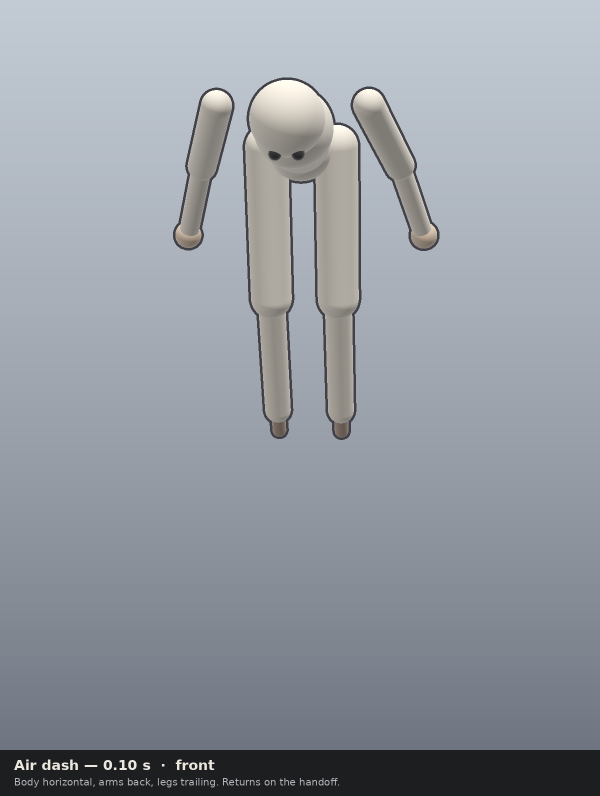
#> input picture Docs/AnimStills/airdash_front.png, 1200 x 1592 px, given in place of MegaGold.png, which was not available (shown at 1/2 size); the run also reads 1 picture not shown here
$ python render_screens2.py
#> lines starting #> are read from the running program, lines starting #| are printed output that depends on the picture; pictures that were not available may be replaced by others from this repository, and a replacement may not be noted
#!/usr/bin/env python3
"""Secondary-screen stills.

The runners are ArenaStill portraits of the posed Hier bake
(Docs/UiStills/hier-idle-N.tris), the same raster worker 1 uses for
the character cards. The menu chrome is composited from MenuHost's
colors, copy, and placement. Unity Editor is not installed here, so
MenuScreenCapture cannot enter play mode.
"""

import os
from PIL import Image, ImageDraw, ImageFont, ImageFilter, ImageEnhance

ROOT = os.path.abspath(os.path.join(os.path.dirname(__file__), "..", ".."))
OUT = os.path.join(ROOT, "Docs", "UiStills", "screens2", "pass16")
FIG = os.path.join(OUT, "figures")
W, H = 1920, 1080

INK = (10, 18, 41)
NAVY = (15, 41, 102)
PANEL = (20, 82, 219)
HOT = (51, 148, 255)
GOLD = (255, 214, 31)
CREAM = (255, 250, 235)
MUTE = (199, 224, 255)
STROKE = (5, 10, 26)

BODY = {
    "Red": (224, 56, 61),
    "Blue": (107, 173, 235),
    "Orange": (240, 107, 36),
    "Lavender": (179, 148, 224),
    "Tan": (230, 194, 133),
    "Mint": (107, 209, 179),
}
SEAT = [(242, 41, 56), (41, 115, 255), (255, 219, 31), (41, 209, 71)]

FONT_D = os.path.join(ROOT, "Assets", "UI", "Fonts", "Bangers-Regular.ttf")
FONT_B = os.path.join(ROOT, "Assets", "UI", "Fonts", "LiberationSans-Bold.ttf")
PARK = os.path.join(ROOT, "Assets", "Resources", "UI", "Menu", "MegaGold.png")
LOCK = os.path.join(ROOT, "Assets", "Resources", "UI", "Menu", "TagLockup.png")
HERO = {
    "Mega Park": os.path.join(ROOT, "Assets", "UI", "ArenaThumbs", "Mega.png"),
    "Pocket Park": os.path.join(ROOT, "Assets", "UI", "ArenaThumbs", "Pocket.png"),
    "Stack Yard": os.path.join(ROOT, "Assets", "UI", "ArenaThumbs", "Stack.png"),
}
def font(path, size):
    return ImageFont.truetype(path, size)


def mix(a, b, t):
    return tuple(int(a[i] + (b[i] - a[i]) * t) for i in range(3))


def lum(c):
    def f(u):
        u = u / 255.0
        return u / 12.92 if u <= 0.04045 else ((u + 0.055) / 1.055) ** 2.4
    r, g, b = f(c[0]), f(c[1]), f(c[2])
    return 0.2126 * r + 0.7152 * g + 0.0722 * b


def contrast(a, b):
    la, lb = lum(a), lum(b)
    hi, lo = (la, lb) if la > lb else (lb, la)
    return (hi + 0.05) / (lo + 0.05)


def rounded(draw, box, r, fill, outline=None, width=0):
    draw.rounded_rectangle(box, r, fill=fill, outline=outline, width=width)


def shadow(base, box, r=18, dy=8):
    layer = Image.new("RGBA", base.size, (0, 0, 0, 0))
    d = ImageDraw.Draw(layer)
    x0, y0, x1, y1 = box
    d.rounded_rectangle((x0, y0 + dy, x1, y1 + dy), r, fill=(0, 0, 0, 90))
    layer = layer.filter(ImageFilter.GaussianBlur(6))
    base.alpha_composite(layer)


def fit_text(draw, text, face_path, max_w, max_size, min_size, fill):
    size = max_size
    while size > min_size:
        f = font(face_path, size)
        if draw.textlength(text, font=f) <= max_w:
            return f
        size -= 1
    return font(face_path, min_size)


# [14 lines left out: function wrap, not called in this run]


def button(base, box, title, sub, hot, bar=None, right=24, inset=0):
    x0, y0, x1, y1 = box
    shadow(base, box)
    d = ImageDraw.Draw(base)
    fill = HOT if hot else PANEL
    rounded(d, box, 22, fill, GOLD if hot else STROKE, 6 if hot else 3)
    d.rectangle((x0 + 16, y0 + 8, x1 - 16, y0 + 16), fill=GOLD if hot else (255, 255, 255, 70))
    if bar is not None:
        d.rounded_rectangle((x0 + 14, y0 + 28, x0 + 26, y1 - 14), 4, fill=bar if not hot else INK)
    title_c = INK if hot else CREAM
    sub_c = INK if hot else MUTE
    left = (40 if bar is not None else 28) + inset
    tw = x1 - x0 - left - right
    if tw < 80:
        tw = 80
    box_h = y1 - y0
    # Rows of 108–128 match UiFit: stripe, title at y+24 size 40, sub at y+70 size 30.
    if box_h >= 108:
        title_size = 40
        sub_size = 30
        title_y = y0 + 24
        sub_y = y0 + 70
    else:
        title_size = 32
        sub_size = 20
        title_y = y0 + 20
        sub_y = title_y + title_size + 8
    tf = fit_text(d, title, FONT_D, tw, title_size, 26, title_c)
    d.text((x0 + left, title_y), title, font=tf, fill=title_c)
    if sub:
        size = sub_size
        sf = font(FONT_B, size)
        while size > 18 and d.textlength(sub, font=sf) > tw:
            size -= 1
            sf = font(FONT_B, size)
        if sub_y + size <= y1 - 4:
            d.text((x0 + left, sub_y), sub, font=sf, fill=sub_c)
    return contrast(title_c, fill)


def plate(base, box, fill=(8, 22, 58, 230)):
    shadow(base, box, 16, 6)
    d = ImageDraw.Draw(base)
    rounded(d, box, 24, fill, GOLD, 3)


def backdrop(alpha):
#> called with alpha = 0.5
    park = Image.open(PARK).convert("RGB").resize((W, H), Image.Resampling.LANCZOS)
    park = ImageEnhance.Brightness(park).enhance(0.72)
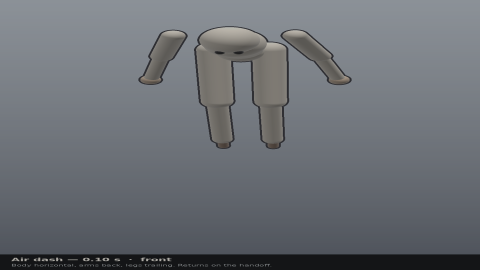
#> park: PIL image 1920x1080 RGB (shown at 1/4 size); mean R, G, B 106.3, 110.4, 116.1
    veil = Image.new("RGB", (W, H), (8, 24, 72))
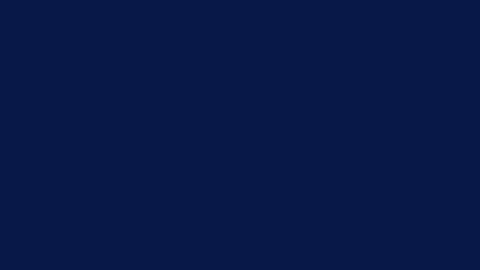
#> veil: PIL image 1920x1080 RGB (shown at 1/4 size); mean R, G, B 8, 24, 72
    img = Image.blend(park, veil, 1.0 - alpha)
    img = img.convert("RGBA")
#> img: PIL image 1920x1080 RGBA
    vig = Image.new("L", (W, H), 0)
#> vig: PIL image 1920x1080 L; every value is 0
    vd = ImageDraw.Draw(vig)
    vd.ellipse((-200, -80, W + 200, H + 220), fill=255)
    vig = vig.filter(ImageFilter.GaussianBlur(80))
    dark = Image.new("RGBA", (W, H), (2, 6, 18, 0))
    dd = ImageDraw.Draw(dark)
    dd.rectangle((0, 0, W, H), fill=(2, 6, 18, 150))
    mask = Image.eval(vig, lambda p: 255 - p)
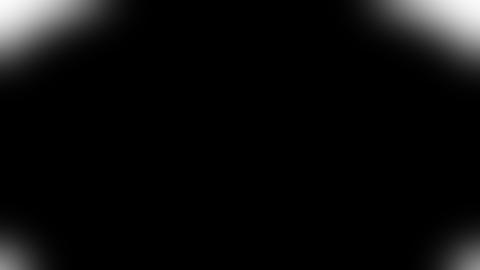
#> mask: PIL image 1920x1080 L (shown at 1/4 size); min 0, max 251, mean 12
    dark.putalpha(mask)
    img.alpha_composite(dark)
    return img


def header(img, title, banner):
#> called with title = 'Mode and rules'
    d = ImageDraw.Draw(img)
    lock = Image.open(LOCK).convert("RGBA")
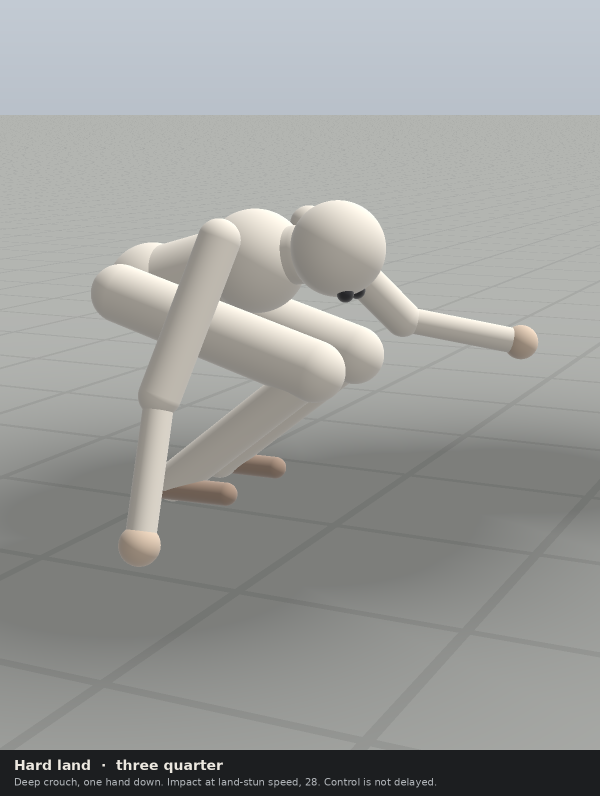
#> input picture Docs/AnimStills/land_hard_three_quarter.png, 1200 x 1592 px, given in place of TagLockup.png, which was not available (shown at 1/2 size)
    lock.thumbnail((220, 120), Image.Resampling.LANCZOS)
#> lock: PIL image 90x120 RGBA
    img.alpha_composite(lock, (70, 18))
    tf = font(FONT_D, 64)
    d.text((310, 28), title, font=tf, fill=GOLD)
    ok, bb = text_inside(d, (310, 28), title, tf, (300, 8, W - 40, 146))
#> ok = True; bb = (310, 39, 803, 89)
    if not ok:
        raise SystemExit("title clip %s %s" % (title, bb))
    if banner:
        bf = font(FONT_B, 28)
        tw = d.textlength(banner, font=bf)
#> tw = 1216.5
        pad = 18
        marks = banner == "Everyone Ready? Press Start"
        extra = 140 if marks else 0
        bx0 = 300
        rounded(d, (bx0, 94, bx0 + tw + pad * 2 + extra, 132), 10, NAVY)
        d.text((bx0 + pad, 96), banner, font=bf, fill=GOLD)
        if marks:
            gx = bx0 + pad + int(tw) + 12
            draw_glyph(d, "space", gx, 98)
            draw_glyph(d, "start", gx + 70, 100)
    d.rectangle((64, 148, W - 64, 154), fill=GOLD)


def footer(img, words=None):
    # Keyboard glyph and pad glyph together. Words are PadGlyph.Line for each.
    d = ImageDraw.Draw(img)
    labels = [
        "Arrows / Stick   move",
        "Space / A   confirm",
        "Esc / B   back",
    ]
    pairs = [("arrows", "stick"), ("space", "a"), ("esc", "b")]
    chip_w = 500
    gap = 16
    total = 3 * chip_w + 2 * gap
    x = (W - total) // 2
    y = H - 92
    for (g0, g1), word in zip(pairs, labels):
        box = (x, y, x + chip_w, y + 64)
        rounded(d, box, 14, (20, 41, 92), GOLD, 2)
        draw_glyph(d, g0, x + 12, y + 8)
        draw_glyph(d, g1, x + 78, y + 8)
        d.text((x + 136, y + 16), word, font=font(FONT_B, 22), fill=CREAM)
        x += chip_w + gap


def draw_glyph(d, kind, x, y):
    if kind == "arrows":
        # Same mark as MenuIcons.ArrowKeys: a key cap and a four-way arrow.
        rounded(d, (x, y, x + 64, y + 48), 8, (15, 26, 46))
        rounded(d, (x + 4, y + 4, x + 60, y + 44), 6, (245, 247, 255))
        ink = (15, 26, 51)
        d.polygon([(x + 32, y + 8), (x + 24, y + 18), (x + 40, y + 18)], fill=ink)
        d.polygon([(x + 32, y + 40), (x + 24, y + 30), (x + 40, y + 30)], fill=ink)
        d.polygon([(x + 10, y + 24), (x + 20, y + 16), (x + 20, y + 32)], fill=ink)
        d.polygon([(x + 54, y + 24), (x + 44, y + 16), (x + 44, y + 32)], fill=ink)
        d.rectangle((x + 28, y + 20, x + 36, y + 28), fill=ink)
    elif kind == "space":
        rounded(d, (x, y + 10, x + 62, y + 36), 6, CREAM)
        d.text((x + 8, y + 12), "space", font=font(FONT_B, 14), fill=INK)
    elif kind == "esc":
        rounded(d, (x, y + 6, x + 48, y + 40), 6, CREAM)
        d.text((x + 8, y + 10), "esc", font=font(FONT_B, 18), fill=INK)
    elif kind == "stick":
        # Same mark as MenuIcons.StickCap: cap, well, and the stick nub.
        d.ellipse((x + 4, y + 6, x + 52, y + 54), fill=(26, 36, 56))
        d.ellipse((x + 10, y + 12, x + 46, y + 48), fill=(209, 224, 245))
        d.ellipse((x + 24, y + 26, x + 32, y + 34), fill=(26, 36, 56))
        d.ellipse((x + 36, y + 2, x + 58, y + 24), fill=(15, 26, 51))
        d.ellipse((x + 40, y + 6, x + 54, y + 20), fill=CREAM)
    elif kind == "a":
        d.ellipse((x, y + 2, x + 44, y + 46), fill=(30, 170, 70))
        d.text((x + 12, y + 6), "A", font=font(FONT_D, 28), fill=CREAM)
    elif kind == "b":
        d.ellipse((x, y + 2, x + 44, y + 46), fill=(210, 48, 52))
        d.text((x + 12, y + 6), "B", font=font(FONT_D, 28), fill=CREAM)
    elif kind == "keys":
        rounded(d, (x, y + 8, x + 46, y + 40), 6, CREAM, INK, 2)
        for row in range(2):
            for col in range(3):
                d.rectangle((x + 6 + col * 12, y + 14 + row * 10, x + 14 + col * 12, y + 20 + row * 10), fill=INK)
    elif kind == "pad":
        rounded(d, (x + 2, y + 10, x + 48, y + 40), 8, CREAM, INK, 2)
        d.ellipse((x + 28, y + 18, x + 36, y + 26), fill=(242, 56, 71))
        d.ellipse((x + 36, y + 26, x + 44, y + 34), fill=(41, 115, 255))
    elif kind == "start":
        rounded(d, (x, y + 4, x + 44, y + 36), 8, CREAM, INK, 2)
        d.rectangle((x + 8, y + 12, x + 36, y + 15), fill=INK)
        d.rectangle((x + 8, y + 19, x + 36, y + 22), fill=INK)
        d.rectangle((x + 8, y + 26, x + 36, y + 29), fill=INK)


# [6 lines left out: function draw_switch, not called in this run]


def footer_both(img):
    footer(img)


# [34 lines left out: functions save, pin_colors, not called in this run]


def screen(alpha=0.5):
    return backdrop(alpha)


def mode_rules(focus_rule=False):
    img = screen(0.5)
    header(img, "Mode and rules", "Up and down move. Left and right change a rule. Left at the end returns to the modes.")
    modes = [
        ("Hot Potato", "First to 2. Fuse 45 / 40 / 35s.", False),
        ("Least It", "Least time as It. Next punch breaks a tie.", True),
        ("Trail Tag", "Ribbons eliminate. Last standing.", False),
        ("Free play", "Punch transfers It. No timer.", False),
    ]
    ratios = []
    for i, (name, blurb, sel) in enumerate(modes):
        col, row = i % 2, i // 2
        x = 80 + col * 400
        y = 176 + row * 156
        hot = (not focus_rule) and sel
        mark = "Selected" if sel else ""
        ratios.append(button(img, (x, y, x + 380, y + 144), name, (blurb + "  " + mark).strip(), hot))
#> after the loop, ratios = [6.17, 6.03, 6.17, 6.17]
    rules = [
        ("Round length", "120 s"),
        ("Rounds", "1"),
        ("Win target", "2"),
        ("Starting It", "Random"),
        ("Chosen seat", "P1"),
        ("P1 handicap", "Off"),
        ("P2 handicap", "Off"),
        ("P3 handicap", "Off"),
    ]
    if focus_rule:
        rules = [
            ("Launch pads", "On"),
            ("Zip lines", "On"),
            ("AI opponents", "1   (0-3, seats left over)"),
            ("Difficulty", "Normal"),
            ("Split", "Vertical"),
            ("Listener", "P1"),
            ("Arena select", "Next"),
            ("Back", "Characters"),
        ]
    for i, (title, detail) in enumerate(rules):
        y = 180 + i * 84
        hot = focus_rule and i == 0
        ratios.append(button(img, (880, y, 1760, y + 76), title, detail, hot))
#> after the loop, ratios = [6.17, 6.03, 6.17, 6.17, 6.17, 6.17, 6.17, 6.17, 6.17, 6.17, 6.17, 6.17]
    d = ImageDraw.Draw(img)
    d.rounded_rectangle((1772, 188, 1786, 820), 4, fill=(0, 0, 0, 140))
    if focus_rule:
        d.rounded_rectangle((1774, 620, 1784, 808), 3, fill=GOLD)
    else:
        d.rounded_rectangle((1774, 188, 1784, 420), 3, fill=GOLD)
    plate(img, (80, 500, 860, 900), (8, 28, 70, 235))
#> in shadow (call 13), `layer = layer.filter(ImageFilter.GaussianBlur(6))`:
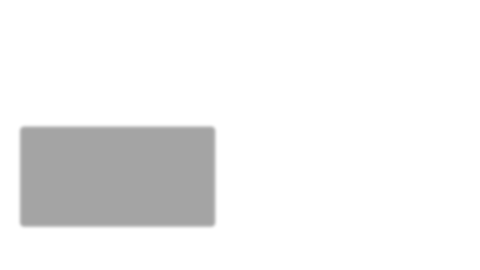
#> layer: PIL image 1920x1080 RGBA (shown at 1/4 size); mean R, G, B, A 0, 0, 0, 13.6; transparent parts drawn white
    d = ImageDraw.Draw(img)
    d.text((104, 516), "How to play", font=font(FONT_D, 36), fill=GOLD)
    d.text((104, 568), "Least time as It. Next punch breaks a tie.", font=font(FONT_B, 26), fill=CREAM)
    d.rounded_rectangle((104, 640, 520, 672), 8, fill=SEAT[0])
    d.ellipse((540, 628, 588, 676), fill=GOLD)
    footer_both(img)
#> after the loop in footer, `for (g0, g1), word in zip(pairs, labels):`: x = 1742
    return img, min(ratios)


def arena(which):
    img = screen(0.42)
    names = ["Mega Park", "Pocket Park", "Stack Yard"]
    blurbs = [
        "160 x 100 m\nPads, zips, and the long loop.",
        "80 x 50 m\nA tight park on the same pieces.",
        "110 x 70 m\nDecks at 6 m and roofs at 12 m.",
    ]
    focus = names.index(which)
    header(img, "Arena", which + "   ·   " + blurbs[focus].split("\n")[0])
    gap = 24
    card_w = 500
    x0 = (W - (card_w * 3 + gap * 2)) // 2
    ratios = []
    for i, name in enumerate(names):
        x = x0 + i * (card_w + gap)
        y = 176
        hot = i == focus
        box = (x, y, x + card_w, y + 560)
        shadow(img, box)
        d = ImageDraw.Draw(img)
        rounded(d, box, 22, HOT if hot else PANEL, GOLD if hot else STROKE, 6 if hot else 3)
        hero = Image.open(HERO[name]).convert("RGB").resize((card_w - 36, 380), Image.Resampling.LANCZOS)
        mask = Image.new("L", hero.size, 0)
        ImageDraw.Draw(mask).rounded_rectangle((0, 0, hero.size[0] - 1, hero.size[1] - 1), 16, fill=255)
        img.paste(hero, (x + 18, y + 16), mask)
        title_c = INK if hot else CREAM
        sub_c = INK if hot else MUTE
        d.text((x + 24, y + 410), name, font=font(FONT_D, 40), fill=title_c)
        yy = y + 462
        for line in blurbs[i].split("\n"):
            d.text((x + 24, yy), line, font=font(FONT_B, 24), fill=sub_c)
            yy += 30
        ratios.append(contrast(title_c, HOT if hot else PANEL))
    ratios.append(button(img, (x0, 760, x0 + 760, 870), "Random", "One of Mega Park, Pocket Park, or Stack Yard.", False))
    ratios.append(button(img, (x0 + 784, 760, x0 + card_w * 3 + gap * 2, 870), "Back", "", False))
    footer_both(img)
    return img, min(ratios)


# [281 lines left out: functions unsky, figure, foot_row, badge_paint, results, loading and 3 more, not called in this run]


# Seat colors from AccessibilityPalette.Default, then the same CVD matrices.
SEAT_F = (
    (0.95, 0.16, 0.22),
    (0.16, 0.45, 1.00),
    (1.00, 0.86, 0.12),
    (0.16, 0.82, 0.28),
)
# Okabe-Ito blue, vermillion, sky, yellow. Tritan is the second measured set.
PD_F = (
    (0 / 255, 114 / 255, 178 / 255),
    (213 / 255, 94 / 255, 0 / 255),
    (86 / 255, 180 / 255, 233 / 255),
    (240 / 255, 228 / 255, 66 / 255),
)
TR_F = (
    (0.90, 0.20, 0.25),
    (0.10, 0.78, 0.82),
    (0.98, 0.62, 0.12),
    (0.22, 0.12, 0.58),
)


def rgb_of(cols):
    return [tuple(int(round(c * 255)) for c in rgb) for rgb in cols]


PD_RGB = rgb_of(PD_F)
TR_RGB = rgb_of(TR_F)


# [114 lines left out: functions simulate_cvd, pair_distance, seat_mark, swatch_band, access_page, not called in this run]


# ActionBinds.Show, plus Xbox face names from ActionBinds.PadWord.
SHOW = {
    "wasd": "WASD",
    "mouse": "Mouse",
    "mouseLeft": "LMB",
    "space": "Space",
    "holdIntoWall": "Hold into wall",
    "leftCtrl": "Ctrl",
    "leftShift": "Shift",
    "leftAlt": "Alt",
    "q": "Q",
    "e": "E",
    "c": "C",
    "leftStick": "Left stick",
    "rightStick": "Right stick",
    "leftStickHold": "Left stick hold",
    "buttonSouth": "A",
    "buttonEast": "B",
    "buttonWest": "X",
    "buttonNorth": "Y",
    "leftShoulder": "LB",
    "rightShoulder": "RB",
    "leftTrigger": "LT",
    "rightTrigger": "RT",
    "escape": "Esc",
    "m": "M",
    "f": "F",
    "alpha1": "1",
    "alpha2": "2",
    "alpha3": "3",
    "start": "Start",
    "select": "Select",
    "dpadLeft": "Left",
    "dpadRight": "Right",
    "dpadUp": "Up",
    "dpadDown": "Down",
    "mouseRight": "RMB",
}


# [20 lines left out: functions bind_line, mark_width, not called in this run]


X_BLUE = (26, 97, 235)
Y_GOLD = (242, 199, 41)
KEY_INK = (15, 26, 51)
KEY_CAP = (245, 247, 255)
B_RED = (210, 48, 52)
A_GREEN = (30, 170, 70)


# [140 lines left out: functions draw_token, draw_keycap, draw_bumper, draw_face, draw_mouse, draw_wall and 1 more, not called in this run]


_BUST = None


# [67 lines left out: functions bust_mask, draw_bust, not called in this run]


def card_y(top, card_h, runtime_y, runtime_h=420.0):
    return top + int(runtime_y / runtime_h * card_h)


# [177 lines left out: functions draw_cup, draw_join_glyph, drop_in, credits, records_empty, records_sample and 1 more, not called in this run]


def wipe():
    img, ratio = mode_rules(False)
    return bars(img), ratio


def wipe_load():
    img, ratio = loading()
    return bars(img), ratio


def wipe_results():
    img, ratio = results()
    return bars(img), ratio


def text_inside(draw, xy, text, face, box, slop=3):
    bbox = draw.textbbox(xy, text, font=face)
    x0, y0, x1, y1 = box
    ok = bbox[0] >= x0 - slop and bbox[1] >= y0 - slop and bbox[2] <= x1 + slop and bbox[3] <= y1 + slop
    return ok, bbox


# [292 lines left out: functions menu_text, match_hud, type_px, wrap_words, shrink_into, paint_lines and 1 more, not called in this run]


# Body, then trim. Same pairs on every text size. The well is the idle-mesh bust.
CAST_LOOKS = (
    ("Red / Tan", (224, 56, 61)),
    ("Blue / Mint", (107, 173, 235)),
    ("Orange / Lavender", (240, 107, 36)),
    ("Lavender / Mint", (179, 148, 224)),
)


# [351 lines left out: functions board_cast, board_rules, board_results, quad_split, scale_columns, rebind, not called in this run]


def main():
    notes = []
    jobs = [
        ("05-mode-rules-composite.png", mode_rules(False)),
        ("05-rules-end-composite.png", mode_rules(True)),
        ("04-arena-mega-composite.png", arena("Mega Park")),
        ("04-arena-pocket-composite.png", arena("Pocket Park")),
        ("04-arena-stack-composite.png", arena("Stack Yard")),
        ("06-results-composite.png", results()),
        ("07-loading-composite.png", loading()),
        ("08-pause-composite.png", pause()),
        ("09-options-composite.png", options("hub")),
        ("09-hub-before-composite.png", options("hub", hub="before")),
        ("09-sound-composite.png", options("sound")),
        ("09-sound-muted-composite.png", options("sound", mute=True)),
        ("09-picture-composite.png", options("picture")),
        ("09-quality-before-composite.png", options("picture", levels=False)),
        ("09-quality-ultra-composite.png", options("picture", quality="Ultra")),
        ("09-access-composite.png", options("access")),
        ("09-access-before-composite.png", options("access", access="strip")),
        ("16-seats-pd-composite.png", options("access", seats="pd")),
        ("16-seats-tritan-composite.png", options("access", seats="tritan")),
        ("16-rows-before-composite.png", quad_split(1.5, False)),
        ("16-rows-125-composite.png", quad_split(1.25, True)),
        ("16-rows-150-composite.png", quad_split(1.5, True)),
        ("16-scale-composite.png", scale_columns()),
        ("16-rebind-composite.png", rebind()),
        ("09-menu-text-100-composite.png", menu_text(1.0)),
        ("09-menu-text-150-composite.png", menu_text(1.5)),
        ("03-hud-text-100-composite.png", match_hud(1.0)),
        ("03-hud-text-150-composite.png", match_hud(1.5)),
        ("10-controls-composite.png", controls(False)),
        ("10-controls-bottom-composite.png", controls(True)),
        ("11-drop-in-composite.png", drop_in()),
        ("12-credits-composite.png", credits()),
        ("14-records-composite.png", records_empty()),
        ("14-records-sample-composite.png", records_sample()),
        ("16-trans-rules-composite.png", wipe()),
        ("16-trans-load-composite.png", wipe_load()),
        ("16-trans-results-composite.png", wipe_results()),
    ]
#> call 2 of mode_rules, with focus_rule = True
#> after the loop in mode_rules (call 2), `for i, (name, blurb, sel) in enumerate(modes):`:
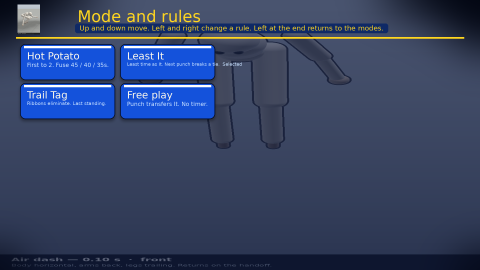
#> img: PIL image 1920x1080 RGBA (shown at 1/4 size); mean R, G, B, A 53.6, 67.5, 101.1, 253.9; transparent parts drawn white
#> after the loop in mode_rules (call 2), `for i, (name, blurb, sel) in enumerate(modes):`: ratios = [6.17, 6.17, 6.17, 6.17]
#> after the loop in mode_rules (call 2), `for i, (title, detail) in enumerate(rules):`:
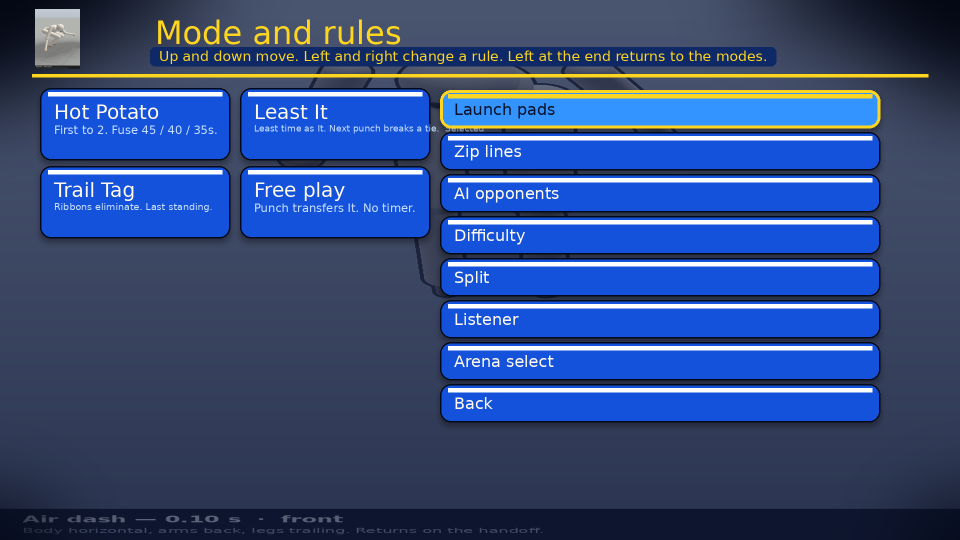
#> img: PIL image 1920x1080 RGBA (shown at 1/2 size); mean R, G, B, A 52.4, 76.7, 128.9, 249.1; transparent parts drawn white
#> after the loop in mode_rules (call 2), `for i, (title, detail) in enumerate(rules):`: ratios = [6.17, 6.17, 6.17, 6.17, 6.03, 6.17, 6.17, 6.17, 6.17, 6.17, 6.17, 6.17]
#> (the rest of the program and of its run is left out)
